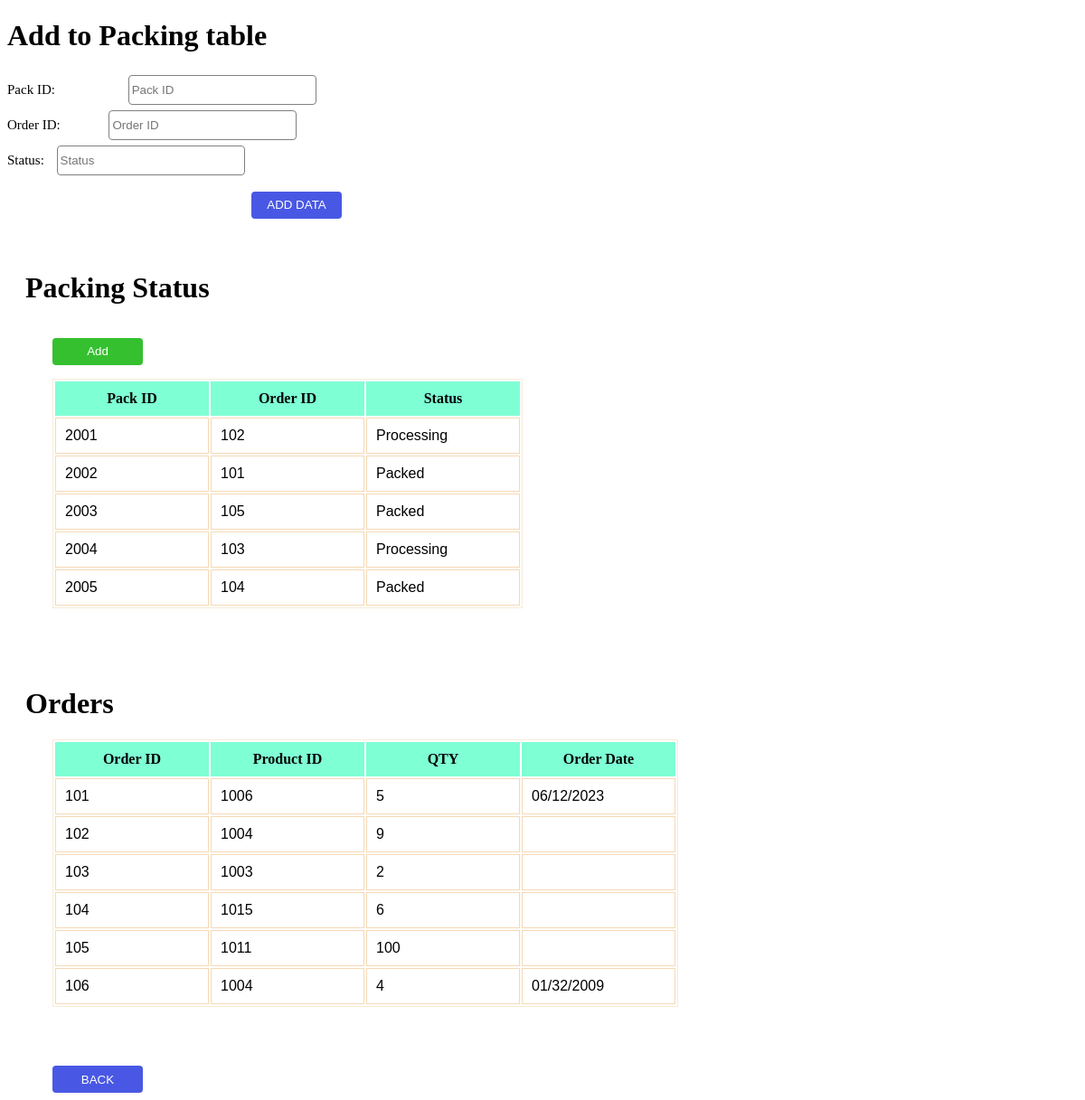
Page /pack.php on the committed database.
### tables this page shows
CREATE TABLE `pack` (
  `pack_id` int(20) NOT NULL,
  `order_id` int(20) DEFAULT NULL,
  `status` varchar(225) DEFAULT NULL
);

CREATE TABLE `orders` (
  `order_id` int(20) NOT NULL,
  `prod_id` int(20) DEFAULT NULL,
  `QTY` varchar(225) DEFAULT NULL,
  `order_date` varchar(255) DEFAULT NULL
);

### pack.php (the view, shortened to what this page needs)
<!DOCTYPE html>
<html lang="en">
<head>
    <link rel="stylesheet" href="style.css">
    <link rel="stylesheet" href="style2.css">
</head>
<body>
    <h1>Add to Packing table</h1>
<form action="packsave.php" method="POST">
        <div class="prod_id">Pack ID: <input type="text" id="prod_id" name="pack_id" placeholder="Pack ID"required><br></div>
        <div class="prod_name">Order ID: <input type="text" id="prod_name" name="order_id" placeholder="Order ID"required><br></div>
        <div class="prod_desc">Status: <input type="text" id="prod_desc" name="status" placeholder="Status"required><br></div>
        <div class="subBtn"><input type="submit" id="AddBtn" name="submit" value="ADD DATA"></div>
    </form>
    <h1 class="header"><br>Packing Status</h1>
    <form action="pack.php" method="POST">
    <div class="seachBtn"><input type="submit" id="search-Btn" name="search" value="Add"></div>
    </form>
    <?php
        include("config.php");
        $sql = "SELECT * FROM pack";
        $result = $conn->query($sql);
        if ($result->num_rows > 0) {
            echo "<table>";
            echo "<tr>";
            echo "<th>Pack ID</th><th>Order ID</th><th>Status</th>";
            echo "</tr>";
            while ($row = $result->fetch_assoc()) {
                echo "<tr>";
                echo "<td>" . $row['pack_id'] . "</td>";
                echo "<td>" . $row['order_id'] . "</td>";
                echo "<td>" . $row['status'] . "</td>";
                echo "</tr>";
            }
            echo "</table>";
        }
    ?>
    <h1 class="header"><br>Orders</h1>
    <?php
        include("config.php");
        $sql = "SELECT * FROM orders";
        $result = $conn->query($sql);
        if ($result->num_rows > 0) {
            echo "<table>";
            echo "<tr>";
            echo "<th>Order ID</th><th>Product ID</th><th>QTY</th><th>Order Date</th>";
            echo "</tr>";
            while ($row = $result->fetch_assoc()) {
                echo "<tr>";
                echo "<td>" . $row['order_id'] . "</td>";
                echo "<td>" . $row['prod_id'] . "</td>";
                echo "<td>" . $row['QTY'] . "</td>";
                echo "<td>" . $row['order_date'] . "</td>";
                echo "</tr>";
            }
            echo "</table>";
        }
    ?>
    <form method="POST" action="index.php">
        <div class="backBtn"><input type="submit" id="BACKbtn" name="search" value="BACK"></div>
    </form>
</body>
</html>

### style.css (style rules this page uses)
* { background-color: rgb(255, 255, 255); }
#prod_id { width: 200px; height: 25px; padding: 3px; margin: 3px; border-radius: 4px; border: 1px solid gray; margin-left: 77px; }
#prod_name { width: 200px; height: 25px; padding: 3px; margin: 3px; border-radius: 4px; border: 1px solid gray; margin-left: 50px; }
#prod_desc { width: 200px; height: 25px; padding: 3px; margin: 3px; border-radius: 4px; border: 1px solid gray; margin-left: 10px; }
.prod_id { font-size: 15px; font-family: 'Lucida Sans'; }
.prod_name { font-size: 15px; font-family: 'Lucida Sans'; }
.prod_desc { font-size: 15px; font-family: 'Lucida Sans'; }
#AddBtn { height: 30px; width: 100px; border-radius: 4px; border: 0; background-color: rgb(73, 88, 228); transition: 0.5s; color: white; margin-left: 270px; margin-top: 15px; }
th { width: 150px; padding: 10px; background-color: aquamarine; }
tr { padding: 10px; }
table { border: 1px solid; border-color: antiquewhite; margin: 50px; margin-top: 15px; }
td { border: 1px solid; border-color: rgb(245, 217, 181); width: 50px; border-width: 1px; padding: 10px; font-family: 'Trebuchet MS', 'Lucida Sans Unicode', 'Lucida Grande', 'Lucida Sans', Arial, sans-serif; }
.seachBtn #search-Btn { height: 30px; width: 100px; border-radius: 4px; border: 0; background-color: rgb(53, 192, 48); transition: 0.5s; color: white; margin-left: 50px; margin-top: 15px; }
.header { margin-left: 20px; }

### style2.css (style rules this page uses)
th { width: 150px; padding: 10px; background-color: aquamarine; }
tr { padding: 10px; }
table { border: 1px solid; border-color: antiquewhite; margin: 50px; margin-top: 15px; }
td { border: 1px solid; border-color: rgb(245, 217, 181); width: 50px; border-width: 1px; padding: 10px; font-family: 'Trebuchet MS', 'Lucida Sans Unicode', 'Lucida Grande', 'Lucida Sans', Arial, sans-serif; }
#BACKbtn { height: 30px; width: 100px; border-radius: 4px; border: 0; background-color: rgb(73, 88, 228); transition: 0.5s; color: white; margin-left: 50px; margin-top: 15px; }

### rows in the picture
pack: pack_id "2001", order "102", status "Processing"
pack: pack_id "2002", order "101", status "Packed"
pack: pack_id "2003", order "105", status "Packed"
pack: pack_id "2004", order "103", status "Processing"
pack: pack_id "2005", order "104", status "Packed"
orders: order_id "101", prod "1006", QTY "5", order_date "06/12/2023"
orders: order_id "102", prod "1004", QTY "9"
orders: order_id "103", prod "1003", QTY "2"
orders: order_id "104", prod "1015", QTY "6"
orders: order_id "105", prod "1011", QTY "100"
orders: order_id "106", prod "1004", QTY "4", order_date "01/32/2009"
